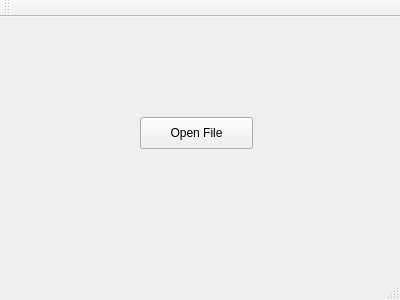
<?xml version="1.0" encoding="UTF-8"?>
<ui version="4.0">
 <class>MainWindow</class>
 <widget class="QMainWindow" name="MainWindow">
  <property name="geometry">
   <rect>
    <x>0</x>
    <y>0</y>
    <width>400</width>
    <height>300</height>
   </rect>
  </property>
  <property name="windowTitle">
   <string>MainWindow</string>
  </property>
  <widget class="QWidget" name="centralWidget">
   <widget class="QPushButton" name="pushButton">
    <property name="geometry">
     <rect>
      <x>140</x>
      <y>100</y>
      <width>113</width>
      <height>32</height>
     </rect>
    </property>
    <property name="text">
     <string>Open File</string>
    </property>
   </widget>
  </widget>
  <widget class="QMenuBar" name="menuBar">
   <property name="geometry">
    <rect>
     <x>0</x>
     <y>0</y>
     <width>400</width>
     <height>22</height>
    </rect>
   </property>
  </widget>
  <widget class="QToolBar" name="mainToolBar">
   <attribute name="toolBarArea">
    <enum>TopToolBarArea</enum>
   </attribute>
   <attribute name="toolBarBreak">
    <bool>false</bool>
   </attribute>
  </widget>
  <widget class="QStatusBar" name="statusBar"/>
 </widget>
 <layoutdefault spacing="6" margin="11"/>
 <resources/>
 <connections/>
</ui>
